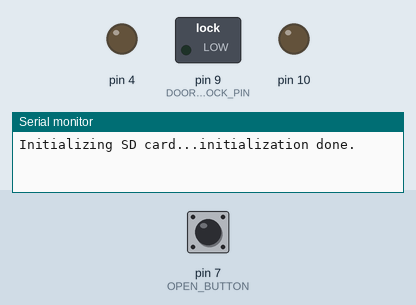
Simulated run of this sketch. Board: Arduino Uno, built for the host (arithmetic inside an expression is 32-bit, double 64-bit). On the bench: switched loads named in the sketch (green lamp = pin HIGH), output pins drawn as LEDs (lit = HIGH), the last lines printed to the serial monitor. The inputs (shaded band) are chosen by the test bench; at power-on: pin 7 (OPEN_BUTTON) HIGH. WiFi joins after 1.5 s; servers stay silent unless stated; storage starts empty.

Above: at 2.2 s.
2.3 s: pin 7 (OPEN_BUTTON) pulled LOW for 0.15 s
At 2.7 s:
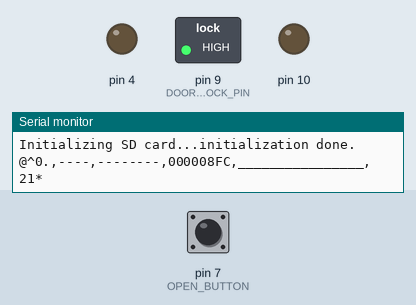
8.4 s: pin 7 (OPEN_BUTTON) pulled LOW for 1 s
At 9.7 s:
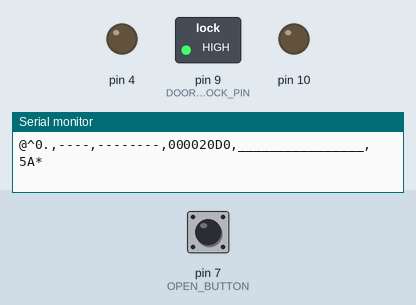
13.9 s: pin 7 (OPEN_BUTTON) driven HIGH
16.8 s: pin 7 (OPEN_BUTTON) pulsed LOW 2 times (0.12 s each, 0.3 s apart)
At 23.1 s:
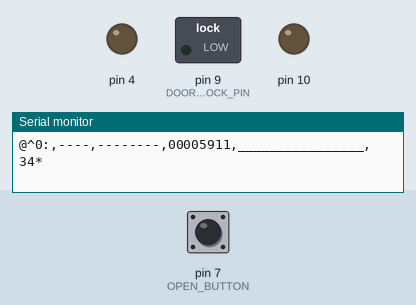
Timing chart, 0 to 24.3 s (numbered marks = the images above; inputs shaded):
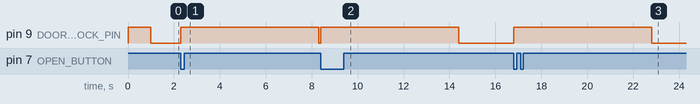

Measured:
- after the input at 2.3 s, pin 9 (DOOR_LOCK_PIN): LOW → HIGH at once, → LOW 6.0 s later
- after the input at 8.4 s, pin 9 (DOOR_LOCK_PIN): LOW → HIGH at once
- after the input at 16.8 s, pin 9 (DOOR_LOCK_PIN): LOW → HIGH at once, → LOW 6.0 s later

The sketch:

SecureDoorOpener_Door.ino
```cpp
/*
  UDPSendReceive.pde:
 This sketch receives UDP message strings, prints them to the serial port
 and sends an "acknowledge" string back to the sender

 A Processing sketch is included at the end of file that can be used to send
 and received messages for testing with a computer.

 created 21 Aug 2010
 by Michael Margolis

 This code is in the public domain.
 */

//Thanks for coming
#include <SPI.h>         // needed for Arduino versions later than 0018
#include <SD.h>
#include <Ethernet.h>
#include <EthernetUdp.h>         // UDP library from: bjoern@cs.stanford.edu 12/30/2008
#include <Wiegand.h>

#define PACKET_LENGTH 100
#define DOOR_LOCK_PIN 9
#define OPEN_BUTTON 7

 struct badge
 {
 char MsgType;
 char badgeType;
 char Attribute_1[3];
 char Attribute_2[5];
 char time_1[9];
 char time_2[9];
 char ID[17];
 int  ID_Length;
 char checksum[3];
 boolean isValid;
 };


long Record_Num = 0;
int unlockDoorFlag = 0;
WIEGAND wg;
struct badge key;
struct badge RFID_key;

char UID_Card[17];
char NFC_packet[48];
char RFID_packet[48];
char tempMillis[8] = {0};
char twoByteStr[4] = {0};
char RFID_HexArray[8];
int  packetSize = 0;

uint32_t startTime = 0;
uint32_t endTime   = 0;

// Enter a MAC address and IP address for your controller below.
// The IP address will be dependent on your local network:
//Thanks for coming
byte mac[] = {
  0xDE, 0x2D, 0xBE, 0xEF, 0xFE, 0xED };
IPAddress ip(192, 168, 1, 230);
unsigned int localPort = 1337;      // local port to listen on

// buffers for receiving and sending data
char packetBuffer[PACKET_LENGTH]; //buffer to hold incoming packet,
//char packetBuffer2[PACKET_LENGTH]; //buffer to hold incoming packet,

char  ReplyBuffer[] = "acknowledged";       // a string to send back

// An EthernetUDP instance to let us send and receive packets over UDP
EthernetUDP Udp;


//Thanks for coming
void setup() {

  pinMode(OPEN_BUTTON, INPUT);
  digitalWrite(OPEN_BUTTON, HIGH);  //turn on pull up Resistor

  // start the Ethernet and UDP:
  Ethernet.begin(mac,ip);
  Udp.begin(localPort);
  Serial.begin(57600);
  wg.begin();
  pinMode(DOOR_LOCK_PIN, OUTPUT);
    digitalWrite(DOOR_LOCK_PIN,HIGH); //Opens door for a second on reset
    delay(1000);
    digitalWrite(DOOR_LOCK_PIN,LOW);
  RFID_key.isValid = false;

  pinMode(10, OUTPUT);

  Serial.print("Initializing SD card...");
  // On the Ethernet Shield, CS is pin 4. It's set as an output by default.
  // Note that even if it's not used as the CS pin, the hardware SS pin
  // (10 on most Arduino boards, 53 on the Mega) must be left as an output
  // or the SD library functions will not work.
   pinMode(4, OUTPUT);

  if (!SD.begin(4)) {
    Serial.println("initialization failed!");
    return;
  }
  Serial.println("initialization done.");


}

//Thanks for coming multiple times
void loop() {

  int i = 0;
  int j = 0;
  char buffer = 0;

  // if there's data available, read a packet
  packetSize = Udp.parsePacket();
  if(packetSize)
  {
     // read the packet into packetBufffer
    Udp.read(packetBuffer,PACKET_LENGTH);
    key = parseData(packetBuffer, packetSize);
    for(int i=0;i<100;i++)
     packetBuffer[i] = 0;

  }

  else if(wg.available())
   {
     key.MsgType = '@';
     key.badgeType = '$';
     key.Attribute_1[0] = '0';
     key.Attribute_1[1] = '?';

     for(i = 0; i<4 ;i++)
      key.Attribute_2[i] = '-';
     for(i = 0; i<4; i++)
      key.Attribute_2[i] = '-';
     for(i = 0; i<8; i++)
      key.time_1[i] = '-';
     millisHex(tempMillis);
     for (i=0;i<8;i++)
      key.time_2[i] = tempMillis[i];
     for (i=0; i < 10; i++)
      key.ID[i] = '_';
     RFID_Hex(RFID_HexArray, wg.getCode());
     for(i=2 ;i<8 ; i++)
      key.ID[i+8] = RFID_HexArray[i];

     key.ID_Length = 6;
     key.isValid = true;

   }

   else if( digitalRead(OPEN_BUTTON) == LOW ){
     key.MsgType = '@';
     key.badgeType = '^';
     key.Attribute_1[0] = '0';
     key.Attribute_1[1] = '0';

     for(i = 0; i<4 ;i++)
      key.Attribute_2[i] = '-';
     for(i = 0; i<4; i++)
      key.Attribute_2[i] = '-';
     for(i = 0; i<8; i++)
      key.time_1[i] = '-';
     millisHex(tempMillis);
     for (i=0;i<8;i++)
      key.time_2[i] = tempMillis[i];
     for (i=0; i < 10; i++)
      key.ID[i] = '_';
     for(i=2 ;i<8 ; i++)
      key.ID[i+8] = '_';

     key.ID_Length = 0;
     key.isValid = true;

     //Serial.println("Button");
   }


      if(key.isValid)
     {
       for (i=(16-key.ID_Length),j=0; i<16; i++)
        UID_Card[j++] = key.ID[i];

       millisHex(tempMillis);
       for (i=0;i<8;i++)
        key.time_2[i] = tempMillis[i];

      key.Attribute_1[0] = '0';

      if (key.badgeType == '^')
      {
       key.Attribute_1[1] = '0';
       unlockDoorFlag = 1;
      }
      else
       key.Attribute_1[1] = '?';

      Record_Num = compareUID_SD(UID_Card,key.ID_Length,key.badgeType);
      if (Record_Num > 0)
      {
       key.Attribute_1[0] = '2';
       twoByteHex(twoByteStr,(uint16_t)Record_Num);
       for (i=0;i<4;i++)
        key.Attribute_2[i] = twoByteStr[i];

       unlockDoorFlag = 1;
      }

      if (key.Attribute_1[1] == '?'){

      while(Serial.available()) Serial.read();//clear any existing serial buffer
      generatePacket(NFC_packet,key);
      for (i=0;i<48;i++)
       Serial.print(NFC_packet[i]);
      Serial.println("");
      key.isValid = 0;


      startTime = millis();
      while( (millis() - startTime) < 1000 )
       {
        while( Serial.available() )
         {
          buffer = Serial.read();
          if (buffer == 'A')
           {
            key.Attribute_1[0] = '4';
            key.Attribute_1[1] = '_';
            for (i=0;i<4;i++)
             key.Attribute_2[i] = '_';
            unlockDoorFlag = 1;

           }
          //iShortBus still wants the D
          else if (buffer == 'D')
           {
            key.Attribute_1[0] = '4';
            key.Attribute_1[1] = '=';
            for (i=0;i<4;i++)
             key.Attribute_2[i] = '_';
            unlockDoorFlag = 0;

            generatePacket(NFC_packet,key);
            for (i=0;i<48;i++)
             Serial.print(NFC_packet[i]);
            Serial.println("");
            //Serial.flush();

           }
         }
        buffer = 0;
       }

      }

      if (unlockDoorFlag)
      {
      unlockDoor(key);
      packetSize = Udp.parsePacket();
      if(packetSize)
       Udp.read(packetBuffer,PACKET_LENGTH); //clear buffer
      unlockDoorFlag = 0;
      key.isValid = 0;
     }
     }


}


void unlockDoor(struct badge newKey)
{
char newPacket[48] = {0};
int i = 0;

newKey.Attribute_1[1] = '.';
millisHex(tempMillis);
for (i=0;i<8;i++)
 newKey.time_2[i] = tempMillis[i];
generatePacket(newPacket,newKey);

for (i=0;i<48;i++)
 Serial.print(newPacket[i]);
Serial.println("");

digitalWrite(DOOR_LOCK_PIN,HIGH);

delay(6000);

digitalWrite(DOOR_LOCK_PIN,LOW);
newKey.Attribute_1[1] = ':';
millisHex(tempMillis);
for (i=0;i<8;i++)
 newKey.time_2[i] = tempMillis[i];
generatePacket(newPacket,newKey);

for (i=0;i<48;i++)
 Serial.print(newPacket[i]);
Serial.println("");

}


void generatePacket(char* newPacket,struct badge scan)
{
int packetIncrementor = 0;
int i = 0;
char checksum = 0;

newPacket[packetIncrementor++] = scan.MsgType;
newPacket[packetIncrementor++] = scan.badgeType;
newPacket[packetIncrementor++] = scan.Attribute_1[0];
newPacket[packetIncrementor++] = scan.Attribute_1[1];
newPacket[packetIncrementor++] = ',';
newPacket[packetIncrementor++] = scan.Attribute_2[0];
newPacket[packetIncrementor++] = scan.Attribute_2[1];
newPacket[packetIncrementor++] = scan.Attribute_2[2];
newPacket[packetIncrementor++] = scan.Attribute_2[3];
newPacket[packetIncrementor++] = ',';
newPacket[packetIncrementor++] = scan.time_1[0];
newPacket[packetIncrementor++] = scan.time_1[1];
newPacket[packetIncrementor++] = scan.time_1[2];
newPacket[packetIncrementor++] = scan.time_1[3];
newPacket[packetIncrementor++] = scan.time_1[4];
newPacket[packetIncrementor++] = scan.time_1[5];
newPacket[packetIncrementor++] = scan.time_1[6];
newPacket[packetIncrementor++] = scan.time_1[7];
newPacket[packetIncrementor++] = ',';
newPacket[packetIncrementor++] = scan.time_2[0];
newPacket[packetIncrementor++] = scan.time_2[1];
newPacket[packetIncrementor++] = scan.time_2[2];
newPacket[packetIncrementor++] = scan.time_2[3];
newPacket[packetIncrementor++] = scan.time_2[4];
newPacket[packetIncrementor++] = scan.time_2[5];
newPacket[packetIncrementor++] = scan.time_2[6];
newPacket[packetIncrementor++] = scan.time_2[7];
newPacket[packetIncrementor++] = ',';
newPacket[packetIncrementor++] = scan.ID[0];
newPacket[packetIncrementor++] = scan.ID[1];
newPacket[packetIncrementor++] = scan.ID[2];
newPacket[packetIncrementor++] = scan.ID[3];
newPacket[packetIncrementor++] = scan.ID[4];
newPacket[packetIncrementor++] = scan.ID[5];
newPacket[packetIncrementor++] = scan.ID[6];
newPacket[packetIncrementor++] = scan.ID[7];
newPacket[packetIncrementor++] = scan.ID[8];
newPacket[packetIncrementor++] = scan.ID[9];
newPacket[packetIncrementor++] = scan.ID[10];
newPacket[packetIncrementor++] = scan.ID[11];
newPacket[packetIncrementor++] = scan.ID[12];
newPacket[packetIncrementor++] = scan.ID[13];
newPacket[packetIncrementor++] = scan.ID[14];
newPacket[packetIncrementor++] = scan.ID[15];
newPacket[packetIncrementor++] = ',';

for (i = 0; i< packetIncrementor;i++)
 checksum = checksum ^ newPacket[i];

newPacket[packetIncrementor++] = upperNibbleHex(checksum);
newPacket[packetIncrementor++] = lowerNibbleHex(checksum);
newPacket[packetIncrementor++] = '*';
}


long compareUID_SD(char* UID_STR, int length, char badgeType)
{
  int i = 0;

char fileName[15] = {0};

if (badgeType == '#') //NFC
 strcpy(fileName, "NFC.txt");
else if (badgeType == '$') //RFID
 strcpy(fileName, "RFID.txt");
else
 return -1;

int charCount = 0;
long currentRecord = -1;
if (length > 16 || length < 1)
 return currentRecord;

char read_UID[16];
File NFC_File;
char buffer;


 if( SD.exists(fileName) )
 {
   NFC_File = SD.open(fileName, FILE_READ);
   currentRecord = 0;
   charCount = 0;

     while (NFC_File.available())
     {
       buffer = (char)NFC_File.read();
       //Serial.print(buffer);
       if( (buffer == 13 || buffer == 10) && charCount != 0)
        {
         if (charCount == length)
         {
           for (i=0; i<length;i++)
            if (read_UID[i] == '?' && i<2 && badgeType == '$'); //Wildcard for RFID Site Code
            else if (UID_STR[i] != read_UID[i])
             i = length;
            else if (i == length-1)
            {
             NFC_File.close();
             return currentRecord;
            }
          }

         charCount = 0;
        }

       else if (charCount == 0 && (buffer != 13 && buffer != 10))
       {
        currentRecord++;
        read_UID[charCount++] = buffer;
       }

       else if (charCount < 16 && (buffer != 13 && buffer != 10) )
        read_UID[charCount++] = buffer;
     }

 NFC_File.close();


 }
 else
  return -1;

  return 0;
}

struct badge parseData(char* inPacket, int length)
{
struct badge scan;
int i =0,j =0;
char buffer;
int NFC_Incrementor = 0;
char NFC_packet[48];

scan.isValid = 0;

for (i=0;i<length;i++)
 {

     buffer = inPacket[i];

     //Serial.print(buffer);

         if (buffer == '@')
         {
           NFC_Incrementor = 0;
           NFC_packet[NFC_Incrementor++] = buffer;
         }

         else if (buffer == '*')
         {

           if(NFC_Incrementor == 47)
           {
            NFC_packet[NFC_Incrementor++] = buffer;
            /*for(i=0;i<48;i++)
             Serial.write(NFC_packet[i]);
            Serial.write("\n");*/

            scan.isValid = 1;
            scan.MsgType = NFC_packet[0];
            scan.badgeType = NFC_packet[1];

            for (j=2;j<4;j++)
             scan.Attribute_1[j-2] = NFC_packet[j];
            scan.Attribute_1[2] = char(0);

            for (j=5;j<9;j++)
             scan.Attribute_2[j-5] = NFC_packet[j];
            scan.Attribute_2[4] = char(0);

            for (j=10;j<18;j++)
             scan.time_1[j-10] = NFC_packet[j];
            scan.time_1[8] = char(0);

            for (j=19;j<27;j++)
             scan.time_2[j-19] = NFC_packet[j];
            scan.time_2[8] = char(0);

            for (j=28;j<44;j++)
             scan.ID[j-28] = NFC_packet[j];
            scan.ID[16] = char(0);

            for (j=45;j<47;j++)
             scan.checksum[j-45] = NFC_packet[j];
           scan.checksum[2] = char(0);


            scan.ID_Length = 16;
            for (j=0;j<16;j++)
            {
             if( scan.ID[j] == '_')
              scan.ID_Length -= 1;
             else
              break;

            }


            return scan;
           }

           NFC_Incrementor = 0;

         }

         else if (NFC_Incrementor > 0 && NFC_Incrementor <48)
          NFC_packet[NFC_Incrementor++] = buffer;

         else
           NFC_Incrementor = 0;


 }


return scan;
}


void twoByteHex(char charArray[], uint16_t twoBytes)
 {
   int i =0;
 uint16_t currentTwoByte = twoBytes;
 uint16_t value;

 for(i=3;i>=0;i=i-2)
 {
  value = currentTwoByte & 0x00FF;
  charArray[i-1] = upperNibbleHex(int(value));
  charArray[i] = lowerNibbleHex(int(value));
  currentTwoByte = currentTwoByte >> 8;
  //Serial.println(int(value));
 }
}


void RFID_Hex(char charArray[],unsigned long RFID_DEC)
 {
 int i;
 uint32_t RFID = RFID_DEC;
 uint32_t value;
 //Serial.println(currentMillis);
 for(i=7;i>=0;i=i-2)
 {
  value = RFID & 0x000000FF;
  charArray[i-1] = upperNibbleHex(int(value));
  charArray[i] = lowerNibbleHex(int(value));
  RFID = RFID >> 8;
  //Serial.println(int(value));
 }
}


void millisHex(char charArray[])
 {
   int i = 0;
 uint32_t currentMillis = millis();
 uint32_t value;
 //Serial.println(currentMillis);
 for(i=7;i>=0;i=i-2)
 {
  value = currentMillis & 0x000000FF;
  charArray[i-1] = upperNibbleHex(int(value));
  charArray[i] = lowerNibbleHex(int(value));
  currentMillis = currentMillis >> 8;
  //Serial.println(int(value));
 }
}

 char upperNibbleHex(int byteValue)
 {
 byte value = byte(byteValue);
 value = value & 0xF0;
 value = value >> 4;
 return returnNibbleHex( int(value) );
 }


 char lowerNibbleHex(int byteValue)
 {
  return returnNibbleHex(byteValue);
 }

 char returnNibbleHex(int byteValue)
 {
 byte value = byte(byteValue);
 value = value & 0x0F;

 char hexChar = '!';
 //Serial.print(value);
 switch(value)
  {
   case 0:
    hexChar = '0';
    break;
   case 1:
    hexChar = '1';
    break;
   case 2:
    hexChar = '2';
    break;
   case 3:
    hexChar = '3';
    break;
   case 4:
    hexChar = '4';
    break;
   case 5:
    hexChar = '5';
    break;
   case 6:
    hexChar = '6';
    break;
   case 7:
    hexChar = '7';
    break;
   case 8:
    hexChar = '8';
    break;
   case 9:
    hexChar = '9';
    break;
   case 10:
    hexChar = 'A';
    break;
   case 11:
    hexChar = 'B';
    break;
   case 12:
    hexChar = 'C';
    break;
   case 13:
    hexChar = 'D';
    break;
   case 14:
    hexChar = 'E';
    break;
   case 15:
    hexChar = 'F';
    break;
  }
  //Serial.println(hexChar);
 return hexChar;
 }


/*
  Processing sketch to run with this example
 =====================================================

 // Processing UDP example to send and receive string data from Arduino
 // press any key to send the "Hello Arduino" message


 import hypermedia.net.*;

 UDP udp;  // define the UDP object


 void setup() {
 udp = new UDP( this, 6000 );  // create a new datagram connection on port 6000
 //udp.log( true ); 		// <-- printout the connection activity
 udp.listen( true );           // and wait for incoming message
 }

 void draw()
 {
 }

 void keyPressed() {
 String ip       = "192.168.1.177";	// the remote IP address
 int port        = 8888;		// the destination port

 udp.send("Hello World", ip, port );   // the message to send

 }

 void receive( byte[] data ) { 			// <-- default handler
 //void receive( byte[] data, String ip, int port ) {	// <-- extended handler

 for(int i=0; i < data.length; i++)
 print(char(data[i]));
 println();
 }
 */
```
